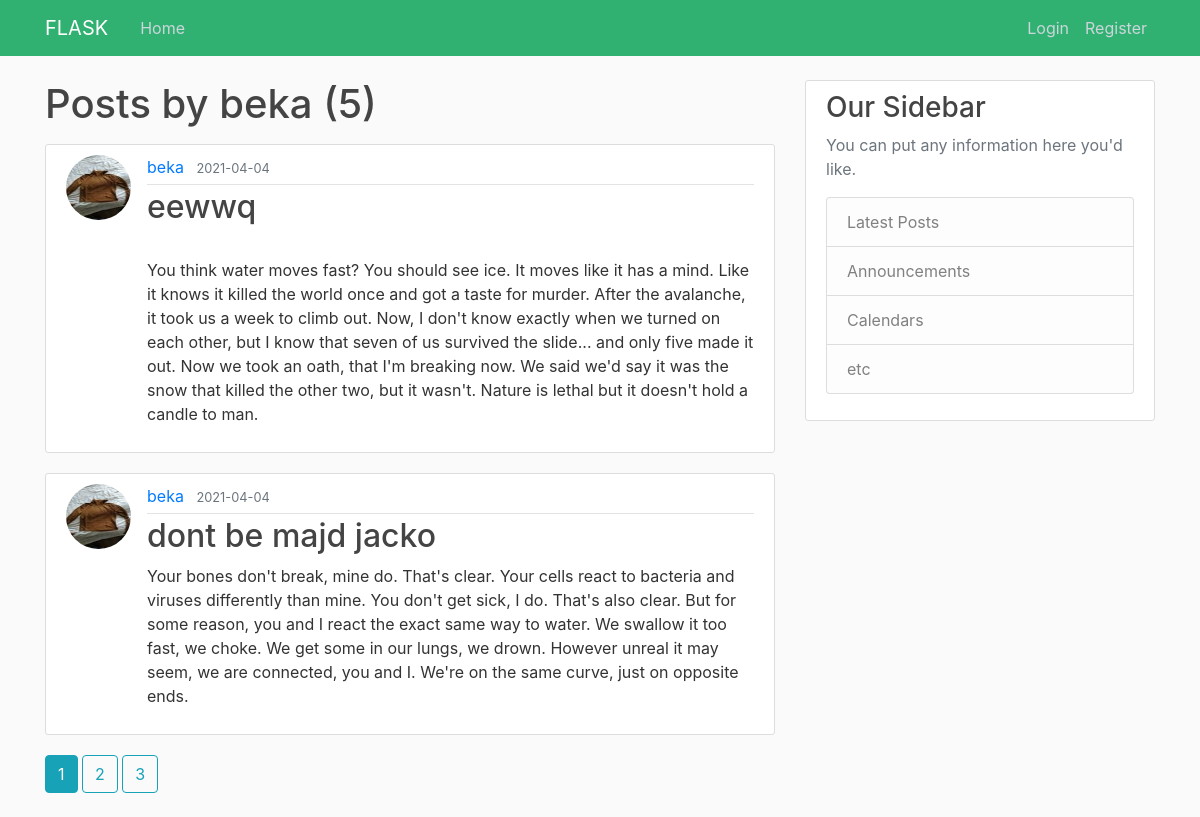
/user/beka, run on the app's committed database.
### web_app/models.py (models this page shows, shortened)
class User(db.Model, UserMixin):
    id = db.Column(db.Integer, primary_key=True)
    username = db.Column(db.String(20), unique=True, nullable=False)
    email = db.Column(db.String(40), unique=True, nullable=False)
    image_file = db.Column(db.String(20), nullable=False, default='default.jpg')
    password = db.Column(db.String(100), nullable=False)
    posts = db.relationship("Post", backref="author", lazy=True)

class Post(db.Model):
    id = db.Column(db.Integer, primary_key=True)
    title = db.Column(db.String(100), nullable=False)
    date_posted = db.Column(db.DateTime, nullable=False, default=datetime.utcnow)
    content = db.Column(db.Text, nullable=False)
    user_id = db.Column(db.Integer, db.ForeignKey("user.id"), nullable=False)

### web_app/users/routes.py (the view)
@users.route("/user/<string:username>") # dynamic url from a variable
def user_posts(username):
    page = request.args.get("page", 1, type=int) # get the first page when index loads
    user = User.query.filter_by(username=username).first_or_404() # query the User DB and get the first item
    posts = Post.query.filter_by(author=user).order_by(Post.date_posted.desc()).paginate(page=page, per_page=2) # DB QUERY, object creation and setting up pages, and ordering by latest post
    return render_template('user_posts.html', posts=posts, user=user)

### web_app/templates/user_posts.html (shortened to what this page needs)
{% extends "base.html" %}
{% block content %}
<h1 class="mb-3"> Posts by {{ user.username }} ({{ posts.total }}) </h1>
    {% for post in posts.items %}
        <article class="media content-section">
          <img class="rounded-circle article-img" src="{{ url_for('static', filename='profile_pics/' + post.author.image_file) }}">
          <div class="media-body">
            <div class="article-metadata">
              <a class="mr-2" href="{{url_for("users.user_posts", username=post.author.username)}}">{{ post.author.username }}</a>
              <small class="text-muted">{{ post.date_posted.strftime('%Y-%m-%d') }}</small>
            </div>
            <h2> <a class="article-title" href="{{ url_for('posts.post', post_id=post.id) }}"> {{ post.title }} </a></h2>
            <p class="article-content">{{ post.content }}</p>
          </div>
</article>
{% endfor %}
{% for page_num in posts.iter_pages(left_edge=1, right_edge=1, left_current=1, right_current=2)  %}
  {% if page_num %}
    {% if posts.page == page_num%}
        <a class="btn btn-info media-body mb-4" href="{{ url_for("users.user_posts", username=user.username, page=page_num) }}"> {{ page_num}} </a>
    {% else %}
        <a class="btn btn-outline-info mb-4" href="{{ url_for("users.user_posts", username=user.username, page=page_num) }}"> {{ page_num}} </a>
    {% endif %}
  {% else %}
    ...
  {% endif %}
{% endfor %}
{% endblock %}

### web_app/static/main.css (style rules this page uses)
body { background: #fafafa; color: #333333; margin-top: 5rem; }
h1, h2, h3, h4, h5, h6 { color: #444444; }
.content-section { background: #ffffff; padding: 10px 20px; border: 1px solid #dddddd; border-radius: 3px; margin-bottom: 20px; }
.article-title { color: #444444; }
.article-content { white-space: pre-line; }
.article-img { height: 65px; width: 65px; margin-right: 16px; }
.article-metadata { padding-bottom: 5px; margin-bottom: 3px; border-bottom: 1px solid #e3e3e3 }

### data on the page
User: username "beka"
Post: image_file (picture), author.username "beka", date_posted "2021-04-04", title "eewwq", content "You think water moves fast? You should see ice. It moves like it has a mind. Like it knows it killed the world once and got a taste for murder. After the avalanche, it took us a week to climb out. Now, I don't know exactly when we turned on each other, but I know that seven of us survived the slide... and only five made it out. Now we took an oath, that I'm breaking now. We said we'd say it was the snow that killed the other two, but it wasn't. Nature is lethal but it doesn't hold a candle to man."
Post: image_file (picture), author.username "beka", date_posted "2021-04-04", title "dont be majd jacko", content "Your bones don't break, mine do. That's clear. Your cells react to bacteria and viruses differently than mine. You don't get sick, I do. That's also clear. But for some reason, you and I react the exact same way to water. We swallow it too fast, we choke. We get some in our lungs, we drown. However unreal it may seem, we are connected, you and I. We're on the same curve, just on opposite ends."

### other printed values
{{ posts.total }} "5"
{{ page_num }} "1"
{{ page_num }} "2" "3"
